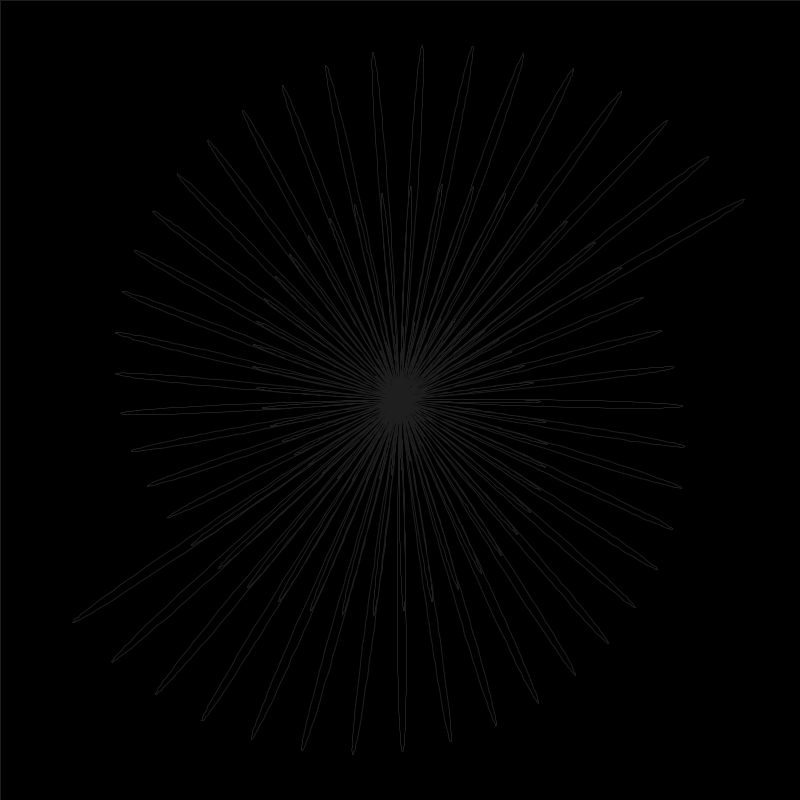
Frame 1 (no input)
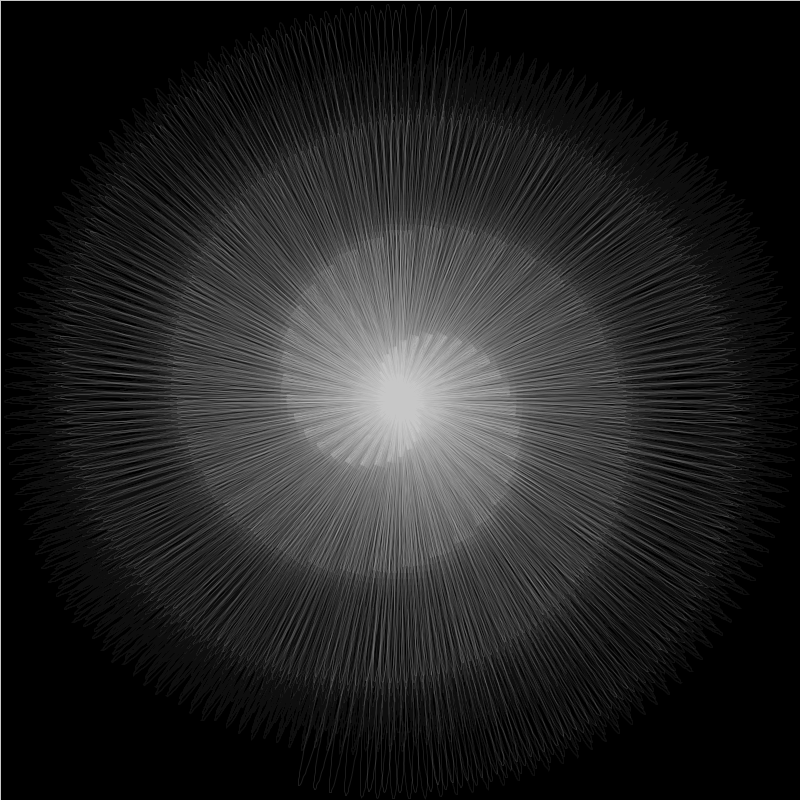
Frame 60 (the mouse pressed at the canvas centre just before this capture)
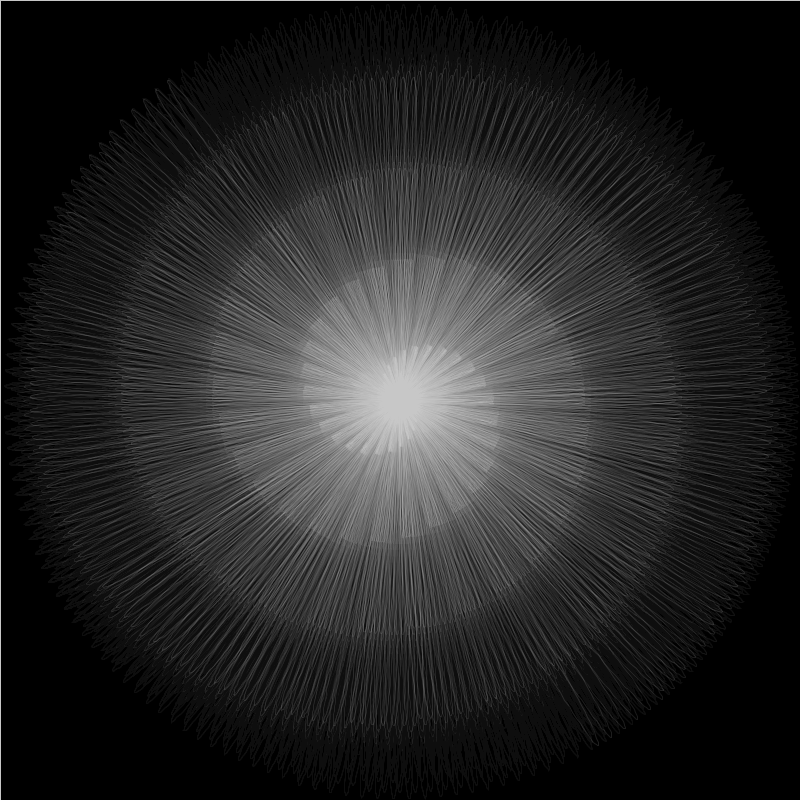
Frame 120 (the mouse held since frame 60 and released just before this capture)

The Processing sketch that drew these frames (run headless with seeded random() and noise(); from frame 60 on, the mouse is pressed at the canvas centre):

// Processing sketch: chakraMouse
// ── chakraMouse.pde
//Owen Meyer
//the trig functions here are taken from another source and then modified (played with)  
//to achieve various excellent effects
//uncommenting the * sin( idx ) below produces another beautifull result
//
//this version continues to be interestingly ordered over time; 
// while a lot of variations become chaotic over time

int sIze = 400; //changes the size and centers the image
int automate = 222;
float col = 255;
float a = 0;

void setup() {
  size( 800, 800 ); 
  stroke( 255 ,30 );
  
  smooth();
  strokeWeight( 1 );
  background( 0 );
  
}

void draw(){
  fill(0,9);
  rect( 0, 0, width, height );
  noFill();
  automate ++;

 
beginShape();
  
  for( float idx = sIze ; idx > 0; idx -= .04 ) {

      a = idx *  ( automate ) *.0001;
   
    vertex(
    
    //x coordinate
      sIze + cos( a  ) * idx * cos( idx - (mouseX/10) ),  
      
     //y coordinate 
      sIze +  sin( a )* idx * cos( idx-(mouseY/10) )    //for another nice effect try uncommenting the * sin( idx )         

    );  
  } 
  

 endShape(); 

}
